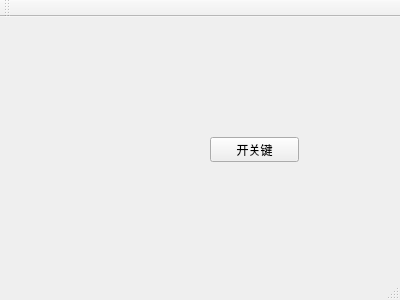
<?xml version="1.0" encoding="UTF-8"?>
<ui version="4.0">
 <class>MainWindow</class>
 <widget class="QMainWindow" name="MainWindow">
  <property name="geometry">
   <rect>
    <x>0</x>
    <y>0</y>
    <width>400</width>
    <height>300</height>
   </rect>
  </property>
  <property name="windowTitle">
   <string>MainWindow</string>
  </property>
  <widget class="QWidget" name="centralWidget">
   <widget class="QPushButton" name="pushButton">
    <property name="geometry">
     <rect>
      <x>210</x>
      <y>120</y>
      <width>89</width>
      <height>25</height>
     </rect>
    </property>
    <property name="text">
     <string>开关键</string>
    </property>
   </widget>
  </widget>
  <widget class="QMenuBar" name="menuBar">
   <property name="geometry">
    <rect>
     <x>0</x>
     <y>0</y>
     <width>400</width>
     <height>28</height>
    </rect>
   </property>
  </widget>
  <widget class="QToolBar" name="mainToolBar">
   <attribute name="toolBarArea">
    <enum>TopToolBarArea</enum>
   </attribute>
   <attribute name="toolBarBreak">
    <bool>false</bool>
   </attribute>
  </widget>
  <widget class="QStatusBar" name="statusBar"/>
 </widget>
 <layoutdefault spacing="6" margin="11"/>
 <resources/>
 <connections/>
</ui>
